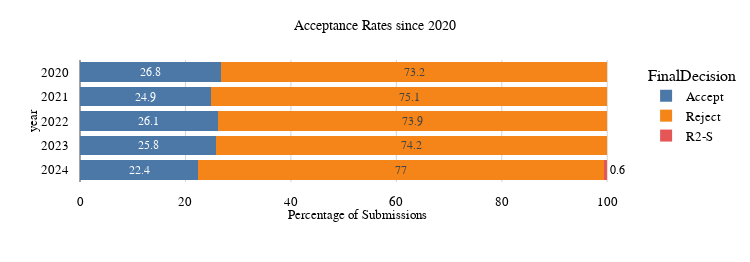

Notebook source saved alongside this figure:
### Markdown cell above
#### Acceptance Rates

Acceptance rates have fluctuated lightly from 2020-2023 (26.8%, 24.9%, 26.1% and 25.8%) though there **was** a dip (24.4%) in 2021. 
For 2024, we see a rather sharp drop off to 22.4%, which is partially caused by a lower first-round acceptance rate (23.2%) and amplified by 3 second-round rejects. 

This trend might mean that the reviewers want higher-quality articles, which would be good if the research field was becoming more stable and reached a steady state, or that they become more conservative, which would be detrimental to the development of novel less consensual research directions. We hope the VSC will enquire more deeply and provide guidelines to the OPC and reviewers to steer the conference in the right direction.

Comment Alex: here it would be good to get input from the OPCs. I don't know whether we should sepculate on reasons in this report.

### Code cell
fig = px.bar(rates_decision_final,
    x = 'Percentage',
    y = 'year',
    barmode = 'stack',
    orientation = 'h',
    color = 'FinalDecision',
    text = 'Percentage',
    custom_data = ['FinalDecision','count'],
).update_layout(
    yaxis=dict(autorange="reversed", tickmode='linear'),
    title = 'Acceptance Rates since 2020',
    xaxis_title = 'Percentage of Submissions',
    **aspect(0.35)
).update_traces(
    hovertemplate = '%{customdata[1]} submissions in %{y} have decision %{customdata[0]}<extra></extra>',
).show(config=config)

### Figure 1 — Plotly figure (JSON) as saved in the notebook; plotly's stock layout.template omitted (floating-point values rounded to 4 significant figures)
{"data": [{"alignmentgroup": "True", "customdata": [["Accept", 157], ["Accept", 139], ["Accept", 122], ["Accept", 120], ["Accept", 110]], "hovertemplate": "%{customdata[1]} submissions in %{y} have decision %{customdata[0]}<extra></extra>", "legendgroup": "Accept", "marker": {"color": "#4C78A8", "pattern": {"shape": ""}}, "name": "Accept", "offsetgroup": "Accept", "orientation": "h", "showlegend": true, "text": [26.8, 25.8, 22.4, 26.1, 24.9], "textposition": "auto", "type": "bar", "x": [26.8, 25.8, 22.4, 26.1, 24.9], "xaxis": "x", "y": [2020, 2023, 2024, 2022, 2021], "yaxis": "y"}, {"alignmentgroup": "True", "customdata": [["Reject", 428], ["Reject", 419], ["Reject", 400], ["Reject", 340], ["Reject", 332]], "hovertemplate": "%{customdata[1]} submissions in %{y} have decision %{customdata[0]}<extra></extra>", "legendgroup": "Reject", "marker": {"color": "#F58518", "pattern": {"shape": ""}}, "name": "Reject", "offsetgroup": "Reject", "orientation": "h", "showlegend": true, "text": [73.2, 77, 74.2, 73.9, 75.1], "textposition": "auto", "type": "bar", "x": [73.2, 77, 74.2, 73.9, 75.1], "xaxis": "x", "y": [2020, 2024, 2023, 2022, 2021], "yaxis": "y"}, {"alignmentgroup": "True", "customdata": [["R2-S", 3]], "hovertemplate": "%{customdata[1]} submissions in %{y} have decision %{customdata[0]}<extra></extra>", "legendgroup": "R2-S", "marker": {"color": "#E45756", "pattern": {"shape": ""}}, "name": "R2-S", "offsetgroup": "R2-S", "orientation": "h", "showlegend": true, "text": [0.6], "textposition": "auto", "type": "bar", "x": [0.6], "xaxis": "x", "y": [2024], "yaxis": "y"}], "layout": {"barmode": "stack", "height": 262, "legend": {"title": {"text": "FinalDecision"}, "tracegroupgap": 0}, "margin": {"t": 60}, "title": {"text": "Acceptance Rates since 2020"}, "width": 750, "xaxis": {"anchor": "y", "domain": [0, 1], "title": {"text": "Percentage of Submissions"}}, "yaxis": {"anchor": "x", "autorange": "reversed", "domain": [0, 1], "tickmode": "linear", "title": {"text": "year"}}}}
